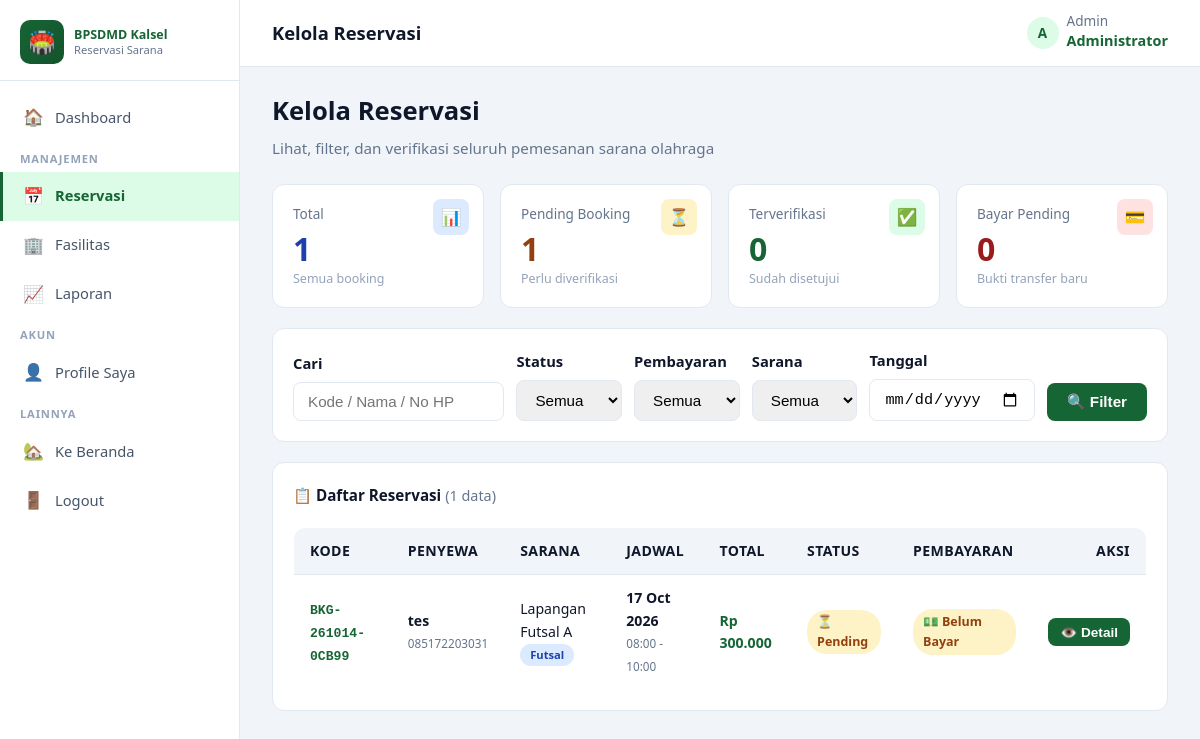
Before: /pages/admin/kelola_booking.php (signed in) with the older database file.
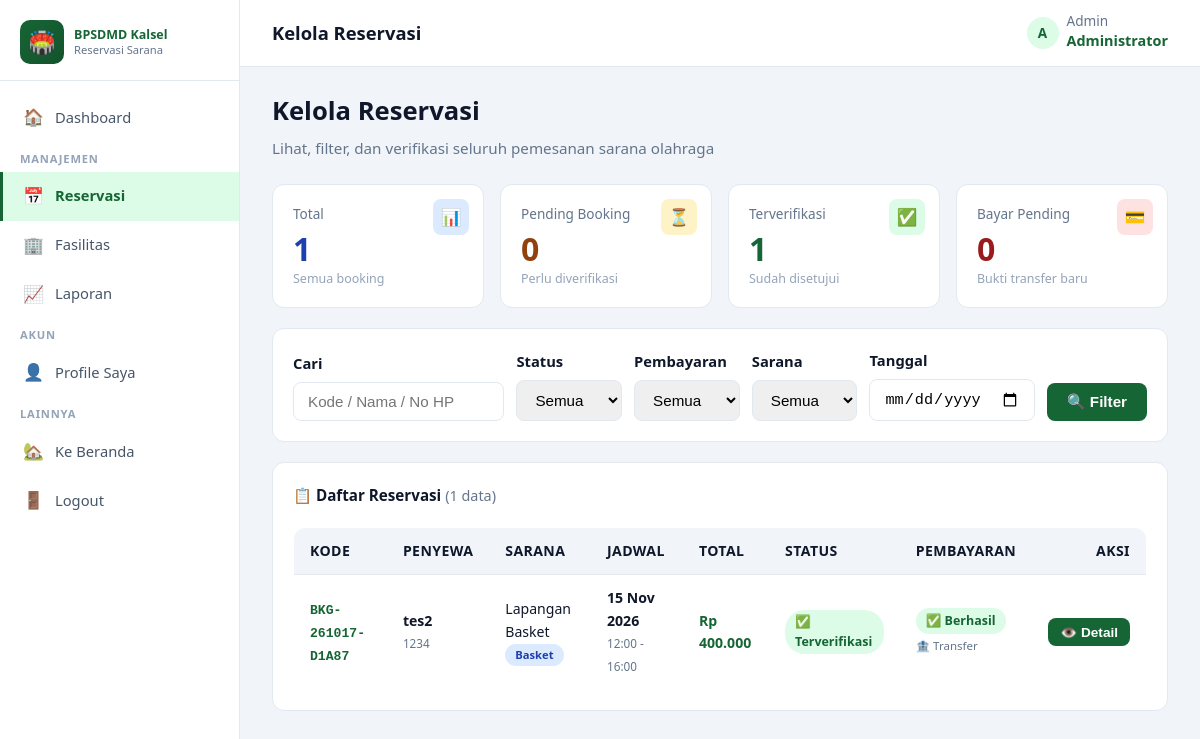
After: the same page with the newer database file.
### tables this page shows
CREATE TABLE `booking` (
  `id` int(11) NOT NULL,
  `kode_booking` varchar(20) NOT NULL,
  `sarana_id` int(11) NOT NULL,
  `nama_penyewa` varchar(100) NOT NULL,
  `no_hp` varchar(20) NOT NULL,
  `email` varchar(100) DEFAULT NULL,
  `instansi` varchar(150) DEFAULT NULL,
  `tanggal` date NOT NULL,
  `jam_mulai` time NOT NULL,
  `jam_selesai` time NOT NULL,
  `durasi_jam` int(11) NOT NULL,
  `harga_per_jam` decimal(12,2) NOT NULL,
  `subtotal` decimal(12,2) NOT NULL,
  `diskon_id` int(11) DEFAULT NULL,
  `diskon_persen` decimal(5,2) DEFAULT 0.00,
  `total_bayar` decimal(12,2) NOT NULL,
  `metode_pembayaran` enum('tunai','transfer') DEFAULT NULL,
  `status_pembayaran` enum('belum_bayar','menunggu_verifikasi','berhasil','gagal') DEFAULT 'belum_bayar',
  `bukti_transfer` varchar(255) DEFAULT NULL,
  `catatan_pembayaran` text DEFAULT NULL,
  `verified_payment_by` int(11) DEFAULT NULL,
  `verified_payment_at` datetime DEFAULT NULL,
  `status` enum('pending','terverifikasi','ditolak','selesai','batal') DEFAULT 'pending',
  `kode_gambar` varchar(255) DEFAULT NULL,
  `catatan_petugas` text DEFAULT NULL,
  `verified_by` int(11) DEFAULT NULL,
  `verified_at` datetime DEFAULT NULL,
  `created_at` timestamp NOT NULL DEFAULT current_timestamp()
);

CREATE TABLE `sarana` (
  `id` int(11) NOT NULL,
  `nama` varchar(100) NOT NULL,
  `slug` varchar(150) DEFAULT NULL,
  `jenis` varchar(50) DEFAULT NULL,
  `deskripsi` text DEFAULT NULL,
  `kelengkapan` text DEFAULT NULL,
  `harga_per_jam` decimal(12,2) NOT NULL,
  `gambar` varchar(255) DEFAULT NULL,
  `galeri` text DEFAULT NULL,
  `status` enum('tersedia','maintenance') DEFAULT 'tersedia',
  `created_at` timestamp NOT NULL DEFAULT current_timestamp()
);

### includes/functions.php (called while the page is built, shortened)
<?php
function e($str) { return htmlspecialchars($str ?? '', ENT_QUOTES, 'UTF-8'); }
function labelPembayaran($status) {
    $map = [
        'belum_bayar'         => ['#fef3c7', '#92400e', '💵 Belum Bayar'],
        'menunggu_verifikasi' => ['#dbeafe', '#1e40af', '⏳ Menunggu Verifikasi'],
        'berhasil'            => ['#dcfce7', '#166534', '✅ Berhasil'],
        'gagal'               => ['#fee2e2', '#991b1b', '❌ Gagal'],
    ];
    return $map[$status] ?? ['#f1f5f9', '#64748b', $status];
}

### pages/admin/kelola_booking.php (the view, shortened to what the changed rows need)
<?php
require_once __DIR__ . '/../../includes/auth.php';
$page         = max(1, (int)($_GET['page'] ?? 1));
$perPage      = 15;
$offset       = ($page - 1) * $perPage;
$where  = [];
$whereSQL = $where ? 'WHERE ' . implode(' AND ', $where) : '';
$stmt = $conn->prepare("SELECT COUNT(*) c FROM booking b $whereSQL");
$stmt->execute();
$totalData = (int)$stmt->get_result()->fetch_assoc()['c'];
$stmt = $conn->prepare("SELECT b.*, s.nama AS sarana_nama, s.jenis AS sarana_jenis
        FROM booking b JOIN sarana s ON s.id = b.sarana_id
        $whereSQL ORDER BY b.created_at DESC LIMIT $perPage OFFSET $offset");
$stmt->execute();
$list = $stmt->get_result();
$stat = [
    'total'         => (int)$conn->query("SELECT COUNT(*) c FROM booking")->fetch_assoc()['c'],
    'pending'       => (int)$conn->query("SELECT COUNT(*) c FROM booking WHERE status='pending'")->fetch_assoc()['c'],
    'terverifikasi' => (int)$conn->query("SELECT COUNT(*) c FROM booking WHERE status='terverifikasi'")->fetch_assoc()['c'],
    'selesai'       => (int)$conn->query("SELECT COUNT(*) c FROM booking WHERE status='selesai'")->fetch_assoc()['c'],
    'bayar_pending' => (int)$conn->query("SELECT COUNT(*) c FROM booking WHERE status_pembayaran='menunggu_verifikasi'")->fetch_assoc()['c'],
];
?>
<div class="welcome">
  <h1>Kelola Reservasi</h1>
</div>
<div class="stat-grid" style="grid-template-columns:repeat(auto-fit,minmax(180px,1fr));">
  <div class="stat-card yellow">
    <div class="stat-icon">⏳</div>
    <div class="label">Pending Booking</div>
    <div class="value"><?= $stat['pending'] ?></div>
    <div class="desc">Perlu diverifikasi</div>
  </div>
  <div class="stat-card green">
    <div class="stat-icon">✅</div>
    <div class="label">Terverifikasi</div>
    <div class="value"><?= $stat['terverifikasi'] ?></div>
    <div class="desc">Sudah disetujui</div>
  </div>
</div>
<div class="chart-card">
  <?php if ($totalData === 0): ?>
    <div class="donut-empty">Tidak ada data booking yang cocok</div>
  <?php else: ?>
    <div style="overflow-x:auto;">
      <table class="table" style="box-shadow:none;border:1px solid #e2e8f0;font-size:.88rem;">
        <thead>
          <tr>
            <th>Kode</th>
            <th>Penyewa</th>
            <th>Sarana</th>
            <th>Jadwal</th>
            <th>Total</th>
            <th>Status</th>
            <th>Pembayaran</th>
            <th style="text-align:right;">Aksi</th>
          </tr>
        </thead>
        <tbody>
          <?php while ($b = $list->fetch_assoc()): ?>
            <?php
              $statusMap = [
                'pending'       => ['warning', '⏳ Pending'],
                'terverifikasi' => ['success', '✅ Terverifikasi'],
                'ditolak'       => ['danger',  '❌ Ditolak'],
                'selesai'       => ['info',    '🎉 Selesai'],
                'batal'         => ['danger',  '🚫 Batal'],
              ];
              [$badgeClass, $badgeLabel] = $statusMap[$b['status']] ?? ['warning', $b['status']];
              [$pbg, $pcol, $plbl] = labelPembayaran($b['status_pembayaran'] ?? 'belum_bayar');
            ?>
            <tr>
              <td><code style="font-size:.82rem;color:#166534;font-weight:700;"><?= e($b['kode_booking']) ?></code></td>
              <td>
                <strong><?= e($b['nama_penyewa']) ?></strong><br>
                <small style="color:#64748b;"><?= e($b['no_hp']) ?></small>
              </td>
              <td>
                <?= e($b['sarana_nama']) ?><br>
                <span class="badge badge-info" style="font-size:.7rem;"><?= e($b['sarana_jenis']) ?></span>
              </td>
              <td>
                <strong><?= date('d M Y', strtotime($b['tanggal'])) ?></strong><br>
                <small style="color:#64748b;">
                  <?= substr($b['jam_mulai'],0,5) ?> - <?= substr($b['jam_selesai'],0,5) ?>
                </small>
              </td>
              <td><strong style="color:#166534;">Rp <?= number_format($b['total_bayar'],0,',','.') ?></strong></td>
              <td><span class="badge badge-<?= $badgeClass ?>"><?= $badgeLabel ?></span></td>
              <td>
                <span style="display:inline-block;padding:3px 10px;border-radius:20px;font-size:.78rem;font-weight:600;background:<?= $pbg ?>;color:<?= $pcol ?>;">
                  <?= $plbl ?>
                </span>
                <?php if (!empty($b['metode_pembayaran'])): ?>
                  <br><small style="color:#64748b;font-size:.72rem;">
                    <?= $b['metode_pembayaran'] === 'transfer' ? '🏦 Transfer' : '💵 Tunai' ?>
                  </small>
                <?php endif; ?>
              </td>
              <td style="text-align:right;white-space:nowrap;">
                <button type="button" class="btn btn-sm btn-primary"
                        onclick="bukaDetail(<?= $b['id'] ?>)">👁️ Detail</button>
              </td>
            </tr>
          <?php endwhile; ?>
        </tbody>
      </table>
    </div>
  <?php endif; ?>
</div>
<?php
require_once __DIR__ . '/../../includes/dashboard_layout.php';

Changed rows visible on the page:
removed booking: kode_booking "BKG-261014-0CB99", nama_penyewa "tes", no_hp "085172203031", sarana.nama "Lapangan Futsal A", sarana.jenis "Futsal", tanggal "17 Oct 2026", jam_mulai "08:00", jam_selesai "10:00", total_bayar "300.000", badgeLabel "⏳ Pending", plbl "💵 Belum Bayar"
added booking: kode_booking "BKG-261017-D1A87", nama_penyewa "tes2", no_hp "1234", sarana.nama "Lapangan Basket", sarana.jenis "Basket", tanggal "15 Nov 2026", jam_mulai "12:00", jam_selesai "16:00", total_bayar "400.000", badgeLabel "✅ Terverifikasi", plbl "✅ Berhasil", metode_pembayaran "🏦 Transfer"
Other visible differences:
$stat['pending']: "1" → "0"
$stat['terverifikasi']: "0" → "1"
